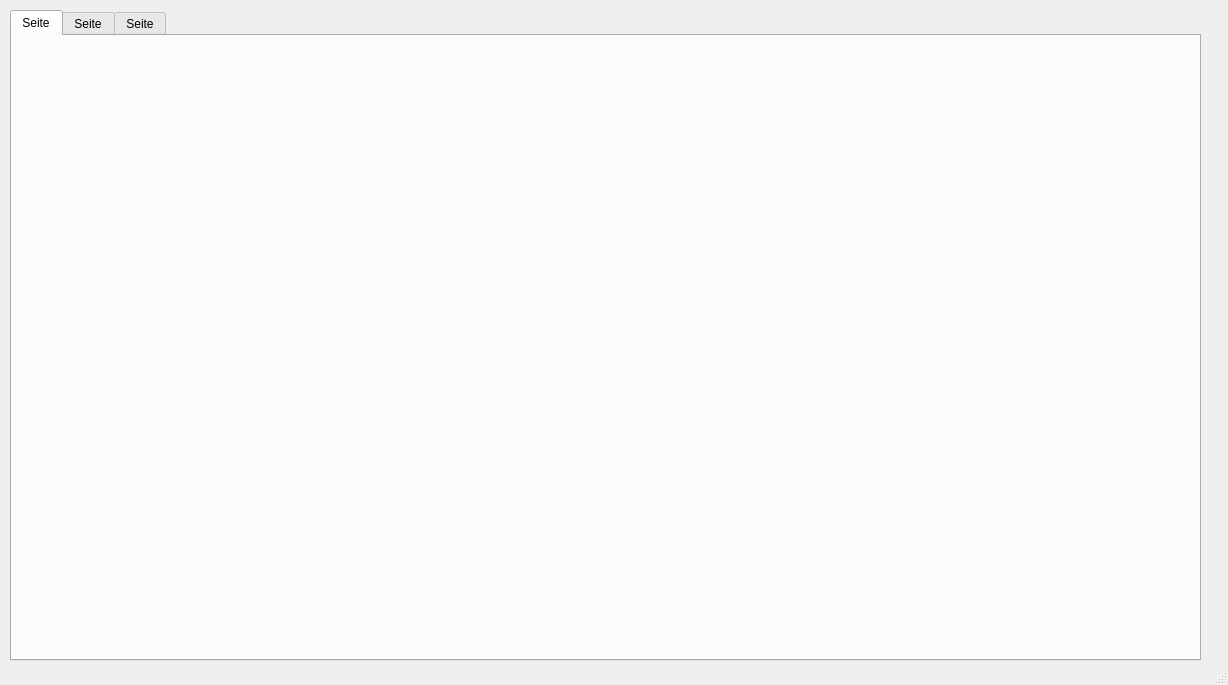
<?xml version="1.0" encoding="UTF-8"?>
<ui version="4.0">
 <class>MainWindow</class>
 <widget class="QMainWindow" name="MainWindow">
  <property name="geometry">
   <rect>
    <x>0</x>
    <y>0</y>
    <width>1228</width>
    <height>685</height>
   </rect>
  </property>
  <property name="windowTitle">
   <string>MainWindow</string>
  </property>
  <widget class="QWidget" name="centralwidget">
   <widget class="QTabWidget" name="MainTabWidget">
    <property name="geometry">
     <rect>
      <x>10</x>
      <y>10</y>
      <width>1191</width>
      <height>651</height>
     </rect>
    </property>
    <property name="currentIndex">
     <number>0</number>
    </property>
    <widget class="QWidget" name="tab">
     <attribute name="title">
      <string>Seite</string>
     </attribute>
    </widget>
    <widget class="QWidget" name="tab_2">
     <attribute name="title">
      <string>Seite</string>
     </attribute>
    </widget>
    <widget class="QWidget" name="tab_3">
     <attribute name="title">
      <string>Seite</string>
     </attribute>
    </widget>
   </widget>
  </widget>
  <widget class="QStatusBar" name="statusbar"/>
 </widget>
 <resources/>
 <connections/>
</ui>
